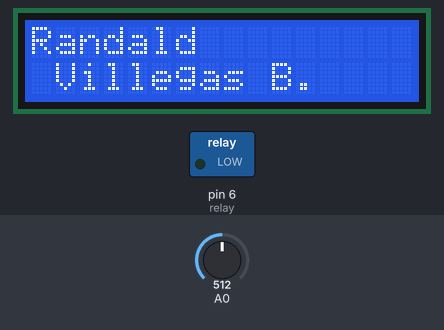
Simulated run of this sketch. Board: Arduino Uno, built with avr-gcc and run on an emulated ATmega328P. Parts: 16×2 character LCD, switched loads named in the sketch (green lamp = pin HIGH). The inputs (shaded band) are chosen by the test bench; at power-on: A0 = 512.

Above: at 10.4 s.
10.5 s: A0 set to 538
19.3 s: A0 set to 570
At 20.5 s:
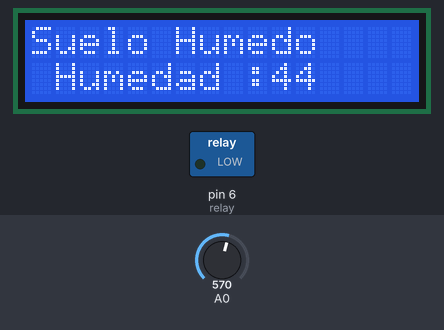
25.6 s: A0 set to 306
At 26.5 s:
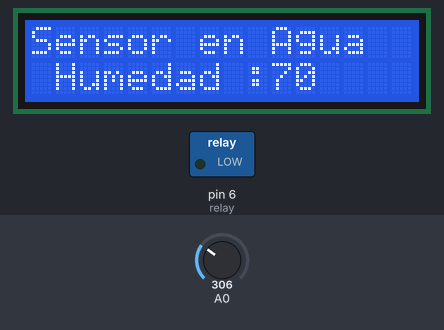
31.9 s: A0 set to 343
At 33.6 s:
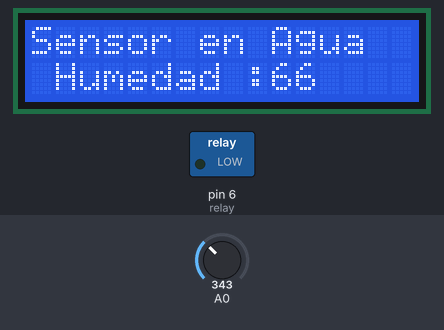
38.2 s: A0 set to 368
At 39.4 s:
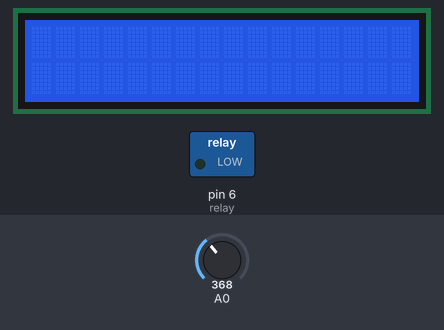
44.5 s: A0 set to 1023
At 45.5 s:
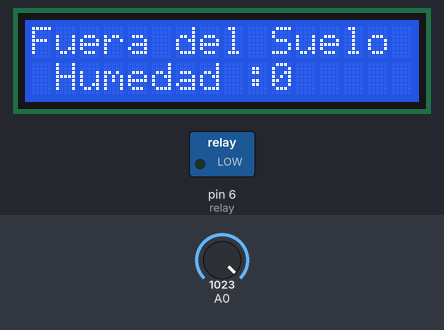
Timing chart, 0 to 47.5 s (numbered marks = the images above; inputs shaded):
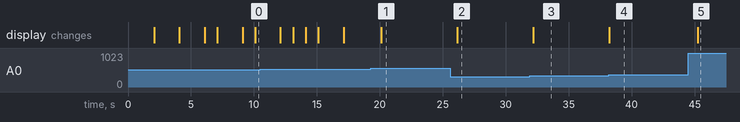

Measured:
- the behaviour switches between 552 and 553 on A0 (found by bisection; images 0 and 1)
- the behaviour switches between 358 and 359 on A0 (found by bisection; images 3 and 4)
- after the input at 19.3 s, the display: changes after 0.83 s (image 1)
- after the input at 25.6 s, the display: changes after 0.57 s (image 2)
- after the input at 31.9 s, the display: changes after 0.31 s (image 3)
- after the input at 38.2 s, the display: changes at once (image 4)
- after the input at 44.5 s, the display: changes after 0.76 s (image 5)

The sketch:

proyectoArduino14_06.ino
```cpp
/*---------------------------------------------------------------------------------------------------------*/
//Instituto Tecnológico de Costa Rica
//Campus Tecnológico Local San Carlos
//Escuela de Ingeniería en computación
//Proyecto en Arduino
//Randald Villegas
//Programa para medir la humedad del suelo por medio de un sensor
//Y activar un sistema de riego cuando la planta lo necesita


/*---------------------------------------------------------------------------------------------------------*/
//import y variables para el sistema
#include <LiquidCrystal.h>
const int rs = 12, en = 11, d4 = 5, d5 = 4, d6 = 3, d7 = 2;
LiquidCrystal lcd(rs, en, d4, d5, d6, d7);
bool portada = false;
int relay = 6;
bool riegoActivado = false;
int contador = 0;

/*VARIABLES QUE SE PUEDEN REGULAR*/
int sensorDesconectado = 4;
int tierraSeca = 10;
int tierraHumeda = 45;
int sensorAgua = 65;

/*---------------------------------------------------------------------------------------------------------*/
//funcion para imprimir en pantalla
void show(int columna, int fila, String texto ) {
  lcd.setCursor(columna, columna);
  lcd.print(texto);
}

/*---------------------------------------------------------------------------------------------------------*/
//funcion para imprimir portada
void imprimePortada() {
  lcd.clear();
  String texto = "Tecnologico de";
  show(0, 0, texto);
  String aux = "Costa Rica";
  show(1, 0, aux);
  delay(2000);

  lcd.clear();
  String texto1 = "Ingenieria en";
  show(0, 0, texto1);
  String aux1 = "Computacion";
  show(1, 0, aux1);
  delay(2000);

  lcd.clear();
  String texto3 = "Campus TEC";
  show(0, 0, texto3);
  String aux3 = "Local San Carlos";
  show(1, 0, aux3);
  delay(2000);

  lcd.clear();
  String texto10 = "Profesor: ";
  show(0, 0, texto10);
  delay(1000);

  lcd.clear();
  String texto11 = "Jorge";
  show(0, 0, texto11);
  String aux11 = "Alfaro V.";
  show(1, 0, aux11);
  delay(2000);

  lcd.clear();
  String texto4 = "Estudiantes: ";
  show(0, 0, texto4);
  delay(1000);

  lcd.clear();
  String texto5 = "Randald";
  show(0, 0, texto5);
  String aux5 = "Villegas B.";
  show(1, 0, aux5);
  delay(2000);

  lcd.clear();
  String texto6 = "Gabriel";
  show(0, 0, texto6);
  String aux6 = "Ruiz C.";
  show(1, 0, aux6);
  delay(1000);

  lcd.clear();
  String texto7 = "Kervin";
  show(0, 0, texto7);
  String aux7 = "Sibaja R.";
  show(1, 0, aux7);
  delay(1000);

  lcd.clear();
  String texto8 = "Daniel";
  show(0, 0, texto8);
  String aux8 = "Vargas G.";
  show(1, 0, aux8);
  delay(1000);

  lcd.clear();
  String texto2 = "Sistema de Riego";
  show(0, 0, texto2);
  String aux2 = "Automatizado";
  show(1, 0, aux2);
  delay(2000);
  lcd.clear();

  portada = true;
}

/*---------------------------------------------------------------------------------------------------------*/
//Funcion para configuraciones
void setup() {
  Serial.begin(9600);
  lcd.begin(16, 2);
  pinMode(A0, INPUT);
  pinMode(relay, OUTPUT);

}

/*---------------------------------------------------------------------------------------------------------*/
//ciclo de aplicacion
void loop() {


  //Puerto que se utiliza en el arduino para la entrada de las lecturas del sensor de humedad en este caso
  int humedad = analogRead(A0);
  lcd.clear();
  int lecturaPorcentaje = map(humedad, 1023, 0, 0, 100);
  String lecturaTexto = (String) lecturaPorcentaje;
  int tamano = lecturaTexto.length();

  //si es la primera iteracion se imprime la portada
  if (portada == false ) {
    digitalWrite(relay, LOW);
    imprimePortada();
  }


  //Si el porcentaje se encuentra fuera del rango
  if((tamano >= 3)&& (lecturaPorcentaje != 100 )){
    lcd.clear();
    String texto = "Verificar";
    show(0, 0, texto);
    String aux = "sensor...";
    show(1, 0, aux);
    digitalWrite(relay, LOW);

  //si esta fuera del suelo  se mantine la bomba apagada ( > 4%)
  }else if ((lecturaPorcentaje >= 0) && (lecturaPorcentaje < sensorDesconectado) ) {
    String texto = "Fuera del Suelo";
    show(0, 0, texto);
    String aux = "Humedad :";
    show(1, 0, aux);
    String lecturaTexto = (String) lecturaPorcentaje;
    show(10, 0, lecturaTexto);
    digitalWrite(relay, LOW);


    //si el suelo  esta seco se enciende la bomba ( > 4% y < 20%)
  } else if ((lecturaPorcentaje > sensorDesconectado) && (lecturaPorcentaje <= tierraSeca ) ) {
    String texto = "Suelo Seco!!";
    show(0, 0, texto);
    String aux = "Humedad :";
    show(1, 0, aux);
    String lecturaTexto = (String) lecturaPorcentaje;
    show(10, 0, lecturaTexto);
    digitalWrite(relay, HIGH);


    //si ya se encuentra lo suficientemente humedo se apaga la bomba ( > 30% y < 45%)
  } else if ((lecturaPorcentaje > tierraSeca) && (lecturaPorcentaje <= tierraHumeda )) {
    String texto = "Suelo Humedo";
    show(0, 0, texto);
    String aux = "Humedad :";
    show(1, 0, aux);
    String lecturaTexto = (String) lecturaPorcentaje;
    show(10, 0, lecturaTexto);
    digitalWrite(relay, LOW);


  //si se encuentra dentro del agua( > 65% )
  } else if ((lecturaPorcentaje >= sensorAgua )) {
    String texto = "Sensor en Agua";
    show(0, 0, texto);
    String aux = "Humedad :";
    show(1, 0, aux);
    String lecturaTexto = (String) lecturaPorcentaje;
    show(10, 0, lecturaTexto);
    digitalWrite(relay, LOW);

  }

  contador += 1;
  if (contador == 180) {
    portada = false;
    contador = 0;
  }
  delay(1000);


}
```
